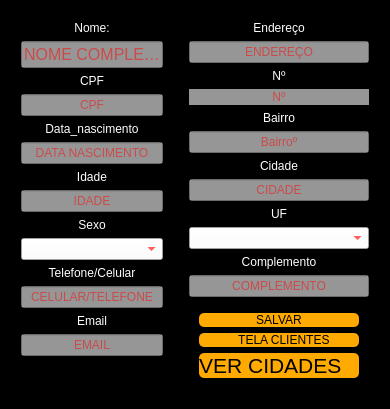
      <widget class="QWidget" name="cadastrocliente">
       <property name="styleSheet">
        <string notr="true">background-color: rgb(0, 0, 0);</string>
       </property>
       <layout class="QHBoxLayout" name="horizontalLayout_4">
        <item>
         <widget class="QFrame" name="frame_8">
          <property name="frameShape">
           <enum>QFrame::StyledPanel</enum>
          </property>
          <property name="frameShadow">
           <enum>QFrame::Raised</enum>
          </property>
          <layout class="QVBoxLayout" name="verticalLayout_5">
           <item>
            <widget class="QLabel" name="nome">
             <property name="styleSheet">
              <string notr="true">background-color: rgb(255, 255, 255,0);
color: rgb(255, 255, 255);
font: 75 10pt &quot;MS Shell Dlg 2&quot;;</string>
             </property>
             <property name="text">
              <string>Nome:</string>
             </property>
             <property name="textFormat">
              <enum>Qt::PlainText</enum>
             </property>
             <property name="alignment">
              <set>Qt::AlignHCenter|Qt::AlignTop</set>
             </property>
            </widget>
           </item>
           <item>
            <widget class="QLineEdit" name="_1lineEdit_nome">
             <property name="font">
              <font>
               <family>MS Shell Dlg 2</family>
               <pointsize>12</pointsize>
               <weight>50</weight>
               <italic>false</italic>
               <bold>false</bold>
              </font>
             </property>
             <property name="styleSheet">
              <string notr="true">background-color: rgb(255, 255, 255,150);
color: rgb(255, 0, 0);</string>
             </property>
             <property name="text">
              <string/>
             </property>
             <property name="alignment">
              <set>Qt::AlignCenter</set>
             </property>
             <property name="placeholderText">
              <string>NOME COMPLETO</string>
             </property>
            </widget>
           </item>
           <item>
            <widget class="QLabel" name="cpf">
             <property name="styleSheet">
              <string notr="true">background-color: rgb(255, 255, 255,0);
color: rgb(255, 255, 255);
font: 75 10pt &quot;MS Shell Dlg 2&quot;;</string>
             </property>
             <property name="text">
              <string>CPF</string>
             </property>
             <property name="textFormat">
              <enum>Qt::PlainText</enum>
             </property>
             <property name="alignment">
              <set>Qt::AlignHCenter|Qt::AlignTop</set>
             </property>
            </widget>
           </item>
           <item>
            <widget class="QLineEdit" name="_2lineEdit_cpf">
             <property name="styleSheet">
              <string notr="true">background-color: rgb(255, 255, 255,150);
color: rgb(255, 0, 0);
font: 75 10pt &quot;MS Shell Dlg 2&quot;;</string>
             </property>
             <property name="inputMethodHints">
              <set>Qt::ImhNone</set>
             </property>
             <property name="inputMask">
              <string notr="true"/>
             </property>
             <property name="text">
              <string/>
             </property>
             <property name="maxLength">
              <number>11</number>
             </property>
             <property name="frame">
              <bool>true</bool>
             </property>
             <property name="alignment">
              <set>Qt::AlignCenter</set>
             </property>
             <property name="placeholderText">
              <string>CPF</string>
             </property>
            </widget>
           </item>
           <item>
            <widget class="QLabel" name="data_nascimento">
             <property name="styleSheet">
              <string notr="true">background-color: rgb(255, 255, 255,0);
color: rgb(255, 255, 255);
font: 75 10pt &quot;MS Shell Dlg 2&quot;;</string>
             </property>
             <property name="text">
              <string>Data_nascimento</string>
             </property>
             <property name="textFormat">
              <enum>Qt::PlainText</enum>
             </property>
             <property name="alignment">
              <set>Qt::AlignHCenter|Qt::AlignTop</set>
             </property>
            </widget>
           </item>
           <item>
            <widget class="QLineEdit" name="_7lineEdit_data_nascimento">
             <property name="styleSheet">
              <string notr="true">background-color: rgb(255, 255, 255,150);
color: rgb(255, 0, 0);
font: 75 10pt &quot;MS Shell Dlg 2&quot;;background-color: rgb(255, 255, 255,150);</string>
             </property>
             <property name="text">
              <string/>
             </property>
             <property name="maxLength">
              <number>12</number>
             </property>
             <property name="alignment">
              <set>Qt::AlignCenter</set>
             </property>
             <property name="placeholderText">
              <string>DATA NASCIMENTO</string>
             </property>
            </widget>
           </item>
           <item>
            <widget class="QLabel" name="idade">
             <property name="styleSheet">
              <string notr="true">background-color: rgb(255, 255, 255,0);
color: rgb(255, 255, 255);
font: 75 10pt &quot;MS Shell Dlg 2&quot;;</string>
             </property>
             <property name="text">
              <string>Idade</string>
             </property>
             <property name="textFormat">
              <enum>Qt::PlainText</enum>
             </property>
             <property name="alignment">
              <set>Qt::AlignHCenter|Qt::AlignTop</set>
             </property>
            </widget>
           </item>
           <item>
            <widget class="QLineEdit" name="_3lineEdit_idade">
             <property name="styleSheet">
              <string notr="true">background-color: rgb(255, 255, 255,150);
color: rgb(255, 0, 0);
font: 75 10pt &quot;MS Shell Dlg 2&quot;;</string>
             </property>
             <property name="text">
              <string/>
             </property>
             <property name="maxLength">
              <number>2</number>
             </property>
             <property name="alignment">
              <set>Qt::AlignCenter</set>
             </property>
             <property name="placeholderText">
              <string>IDADE</string>
             </property>
            </widget>
           </item>
           <item>
            <widget class="QLabel" name="label_sexo">
             <property name="styleSheet">
              <string notr="true">background-color: rgb(255, 255, 255,0);
color: rgb(255, 255, 255);
font: 75 10pt &quot;MS Shell Dlg 2&quot;;</string>
             </property>
             <property name="text">
              <string>Sexo</string>
             </property>
             <property name="textFormat">
              <enum>Qt::RichText</enum>
             </property>
             <property name="alignment">
              <set>Qt::AlignCenter</set>
             </property>
            </widget>
           </item>
           <item>
            <widget class="QComboBox" name="comboBox_sexo">
             <property name="styleSheet">
              <string notr="true">background-color: rgb(255, 255, 255,150);
color: rgb(255, 0, 0);
font: 75 10pt &quot;MS Shell Dlg 2&quot;;</string>
             </property>
             <item>
              <property name="text">
               <string/>
              </property>
             </item>
             <item>
              <property name="text">
               <string>Masculino</string>
              </property>
             </item>
             <item>
              <property name="text">
               <string>Feminino</string>
              </property>
             </item>
             <item>
              <property name="text">
               <string>Binario</string>
              </property>
             </item>
             <item>
              <property name="text">
               <string/>
              </property>
             </item>
            </widget>
           </item>
           <item>
            <widget class="QLabel" name="celular_label">
             <property name="styleSheet">
              <string notr="true">background-color: rgb(255, 255, 255,0);
color: rgb(255, 255, 255);
font: 75 10pt &quot;MS Shell Dlg 2&quot;;</string>
             </property>
             <property name="text">
              <string>Telefone/Celular</string>
             </property>
             <property name="textFormat">
              <enum>Qt::PlainText</enum>
             </property>
             <property name="alignment">
              <set>Qt::AlignHCenter|Qt::AlignTop</set>
             </property>
            </widget>
           </item>
           <item>
            <widget class="QLineEdit" name="_8lineEdit_celular_tel">
             <property name="styleSheet">
              <string notr="true">background-color: rgb(255, 255, 255,150);
color: rgb(255, 0, 0);
font: 75 10pt &quot;MS Shell Dlg 2&quot;;</string>
             </property>
             <property name="inputMethodHints">
              <set>Qt::ImhPreferNumbers</set>
             </property>
             <property name="text">
              <string/>
             </property>
             <property name="maxLength">
              <number>26</number>
             </property>
             <property name="frame">
              <bool>true</bool>
             </property>
             <property name="alignment">
              <set>Qt::AlignCenter</set>
             </property>
             <property name="placeholderText">
              <string>CELULAR/TELEFONE</string>
             </property>
             <property name="clearButtonEnabled">
              <bool>true</bool>
             </property>
            </widget>
           </item>
           <item>
            <widget class="QLabel" name="email_label">
             <property name="styleSheet">
              <string notr="true">background-color: rgb(255, 255, 255,0);
color: rgb(255, 255, 255);
font: 75 10pt &quot;MS Shell Dlg 2&quot;;</string>
             </property>
             <property name="text">
              <string>Email</string>
             </property>
             <property name="textFormat">
              <enum>Qt::PlainText</enum>
             </property>
             <property name="alignment">
              <set>Qt::AlignHCenter|Qt::AlignTop</set>
             </property>
            </widget>
           </item>
           <item>
            <widget class="QLineEdit" name="_9lineEdit_email">
             <property name="styleSheet">
              <string notr="true">background-color: rgb(255, 255, 255,150);
background-color: rgb(255, 255, 255,150);
color: rgb(255, 0, 0);
font: 75 10pt &quot;MS Shell Dlg 2&quot;;</string>
             </property>
             <property name="text">
              <string/>
             </property>
             <property name="alignment">
              <set>Qt::AlignCenter</set>
             </property>
             <property name="placeholderText">
              <string>EMAIL</string>
             </property>
            </widget>
           </item>
           <item>
            <widget class="QFrame" name="frame_17">
             <property name="frameShape">
              <enum>QFrame::StyledPanel</enum>
             </property>
             <property name="frameShadow">
              <enum>QFrame::Raised</enum>
             </property>
            </widget>
           </item>
           <item>
            <widget class="QFrame" name="frame_16">
             <property name="frameShape">
              <enum>QFrame::StyledPanel</enum>
             </property>
             <property name="frameShadow">
              <enum>QFrame::Raised</enum>
             </property>
            </widget>
           </item>
           <item>
            <widget class="QFrame" name="frame_15">
             <property name="frameShape">
              <enum>QFrame::StyledPanel</enum>
             </property>
             <property name="frameShadow">
              <enum>QFrame::Raised</enum>
             </property>
            </widget>
           </item>
           <item>
            <widget class="QFrame" name="frame_12">
             <property name="frameShape">
              <enum>QFrame::StyledPanel</enum>
             </property>
             <property name="frameShadow">
              <enum>QFrame::Raised</enum>
             </property>
            </widget>
           </item>
          </layout>
         </widget>
        </item>
        <item>
         <widget class="QFrame" name="frame_endereco">
          <property name="frameShape">
           <enum>QFrame::StyledPanel</enum>
          </property>
          <property name="frameShadow">
           <enum>QFrame::Raised</enum>
          </property>
          <layout class="QVBoxLayout" name="verticalLayout_9">
           <item>
            <widget class="QLabel" name="Endereco">
             <property name="styleSheet">
              <string notr="true">background-color: rgb(255, 255, 255,0);
color: rgb(255, 255, 255);
font: 75 10pt &quot;MS Shell Dlg 2&quot;;</string>
             </property>
             <property name="text">
              <string>Endereço</string>
             </property>
             <property name="textFormat">
              <enum>Qt::PlainText</enum>
             </property>
             <property name="alignment">
              <set>Qt::AlignHCenter|Qt::AlignTop</set>
             </property>
            </widget>
           </item>
           <item>
            <widget class="QLineEdit" name="_4lineEdit_endereco">
             <property name="styleSheet">
              <string notr="true">background-color: rgb(255, 255, 255,150);
color: rgb(255, 0, 0);
font: 75 10pt &quot;MS Shell Dlg 2&quot;;</string>
             </property>
             <property name="text">
              <string/>
             </property>
             <property name="alignment">
              <set>Qt::AlignCenter</set>
             </property>
             <property name="placeholderText">
              <string>ENDEREÇO</string>
             </property>
            </widget>
           </item>
           <item>
            <widget class="QLabel" name="label_numero_casa">
             <property name="styleSheet">
              <string notr="true">background-color: rgb(255, 255, 255,0);
color: rgb(255, 255, 255);
font: 75 10pt &quot;MS Shell Dlg 2&quot;;</string>
             </property>
             <property name="text">
              <string>Nº</string>
             </property>
             <property name="textFormat">
              <enum>Qt::PlainText</enum>
             </property>
             <property name="alignment">
              <set>Qt::AlignHCenter|Qt::AlignTop</set>
             </property>
            </widget>
           </item>
           <item>
            <widget class="QLineEdit" name="_5lineEdit_numero">
             <property name="enabled">
              <bool>true</bool>
             </property>
             <property name="sizePolicy">
              <sizepolicy hsizetype="Preferred" vsizetype="Fixed">
               <horstretch>0</horstretch>
               <verstretch>0</verstretch>
              </sizepolicy>
             </property>
             <property name="toolTipDuration">
              <number>1</number>
             </property>
             <property name="accessibleName">
              <string notr="true"/>
             </property>
             <property name="styleSheet">
              <string notr="true">background-color: rgb(255, 255, 255,150);
color: rgb(255, 0, 0);
font: 75 10pt &quot;MS Shell Dlg 2&quot;;</string>
             </property>
             <property name="inputMethodHints">
              <set>Qt::ImhPreferNumbers</set>
             </property>
             <property name="inputMask">
              <string notr="true"/>
             </property>
             <property name="text">
              <string/>
             </property>
             <property name="maxLength">
              <number>6</number>
             </property>
             <property name="frame">
              <bool>false</bool>
             </property>
             <property name="alignment">
              <set>Qt::AlignCenter</set>
             </property>
             <property name="placeholderText">
              <string>Nº</string>
             </property>
            </widget>
           </item>
           <item>
            <widget class="QLabel" name="bairro_label">
             <property name="styleSheet">
              <string notr="true">background-color: rgb(255, 255, 255,0);
color: rgb(255, 255, 255);
font: 75 10pt &quot;MS Shell Dlg 2&quot;;</string>
             </property>
             <property name="text">
              <string>Bairro</string>
             </property>
             <property name="textFormat">
              <enum>Qt::PlainText</enum>
             </property>
             <property name="alignment">
              <set>Qt::AlignHCenter|Qt::AlignTop</set>
             </property>
            </widget>
           </item>
           <item>
            <widget class="QLineEdit" name="_lineEdit_bairro">
             <property name="styleSheet">
              <string notr="true">background-color: rgb(255, 255, 255,150);
color: rgb(255, 0, 0);
font: 75 10pt &quot;MS Shell Dlg 2&quot;;</string>
             </property>
             <property name="text">
              <string/>
             </property>
             <property name="alignment">
              <set>Qt::AlignCenter</set>
             </property>
             <property name="placeholderText">
              <string>Bairroº</string>
             </property>
            </widget>
           </item>
           <item>
            <widget class="QLabel" name="cidade_label">
             <property name="styleSheet">
              <string notr="true">background-color: rgb(255, 255, 255,0);
color: rgb(255, 255, 255);
font: 75 10pt &quot;MS Shell Dlg 2&quot;;</string>
             </property>
             <property name="text">
              <string>Cidade</string>
             </property>
             <property name="textFormat">
              <enum>Qt::PlainText</enum>
             </property>
             <property name="alignment">
              <set>Qt::AlignHCenter|Qt::AlignTop</set>
             </property>
            </widget>
           </item>
           <item>
            <widget class="QLineEdit" name="_6lineEdit_cidade">
             <property name="styleSheet">
              <string notr="true">background-color: rgb(255, 255, 255,150);
color: rgb(255, 0, 0);
font: 75 10pt &quot;MS Shell Dlg 2&quot;;</string>
             </property>
             <property name="text">
              <string/>
             </property>
             <property name="alignment">
              <set>Qt::AlignCenter</set>
             </property>
             <property name="placeholderText">
              <string>CIDADE</string>
             </property>
            </widget>
           </item>
           <item>
            <widget class="QLabel" name="label_sexo_2">
             <property name="styleSheet">
              <string notr="true">background-color: rgb(255, 255, 255,0);
color: rgb(255, 255, 255);
font: 75 10pt &quot;MS Shell Dlg 2&quot;;</string>
             </property>
             <property name="text">
              <string>UF</string>
             </property>
             <property name="textFormat">
              <enum>Qt::RichText</enum>
             </property>
             <property name="alignment">
              <set>Qt::AlignCenter</set>
             </property>
            </widget>
           </item>
           <item>
            <widget class="QComboBox" name="comboBox_estados">
             <property name="styleSheet">
              <string notr="true">background-color: rgb(255, 255, 255,150);
color: rgb(255, 0, 0);
font: 75 10pt &quot;MS Shell Dlg 2&quot;;</string>
             </property>
             <item>
              <property name="text">
               <string/>
              </property>
             </item>
            </widget>
           </item>
           <item>
            <widget class="QLabel" name="complemento_label">
             <property name="styleSheet">
              <string notr="true">background-color: rgb(255, 255, 255,0);
color: rgb(255, 255, 255);
font: 75 10pt &quot;MS Shell Dlg 2&quot;;</string>
             </property>
             <property name="text">
              <string>Complemento</string>
             </property>
             <property name="textFormat">
              <enum>Qt::PlainText</enum>
             </property>
             <property name="alignment">
              <set>Qt::AlignHCenter|Qt::AlignTop</set>
             </property>
            </widget>
           </item>
           <item>
            <widget class="QLineEdit" name="lineEdit_complemento">
             <property name="styleSheet">
              <string notr="true">background-color: rgb(255, 255, 255,150);
color: rgb(255, 0, 0);
font: 75 10pt &quot;MS Shell Dlg 2&quot;;</string>
             </property>
             <property name="text">
              <string/>
             </property>
             <property name="alignment">
              <set>Qt::AlignCenter</set>
             </property>
             <property name="placeholderText">
              <string>COMPLEMENTO</string>
             </property>
            </widget>
           </item>
           <item>
            <widget class="QFrame" name="frame_7">
             <property name="frameShape">
              <enum>QFrame::StyledPanel</enum>
             </property>
             <property name="frameShadow">
              <enum>QFrame::Raised</enum>
             </property>
             <layout class="QVBoxLayout" name="verticalLayout_13">
              <item>
               <widget class="QPushButton" name="Button_salva_2">
                <property name="styleSheet">
                 <string notr="true">color: rgb(0, 0, 0);
background-color: rgb(255, 170, 0);
font: 16pt &quot;MS Shell Dlg 2&quot;;
border-style:outset;
border-radius:5px;
border-width:0px;
</string>
                </property>
                <property name="text">
                 <string>SALVAR</string>
                </property>
               </widget>
              </item>
              <item>
               <widget class="QPushButton" name="bt_ver_clientes_2">
                <property name="toolTip">
                 <string>TELA</string>
                </property>
                <property name="layoutDirection">
                 <enum>Qt::RightToLeft</enum>
                </property>
                <property name="styleSheet">
                 <string notr="true">color: rgb(0, 0, 0);
background-color: rgb(255, 170, 0);
font: 16pt &quot;MS Shell Dlg 2&quot;;
border-style:outset;
border-radius:5px;
border-width:0px;
</string>
                </property>
                <property name="text">
                 <string>       TELA CLIENTES    </string>
                </property>
                <property name="iconSize">
                 <size>
                  <width>19</width>
                  <height>21</height>
                 </size>
                </property>
                <property name="checkable">
                 <bool>false</bool>
                </property>
               </widget>
              </item>
              <item>
               <widget class="QPushButton" name="Button_abrir_2">
                <property name="font">
                 <font>
                  <family>MS Shell Dlg 2</family>
                  <pointsize>16</pointsize>
                  <weight>50</weight>
                  <italic>false</italic>
                  <bold>false</bold>
                 </font>
                </property>
                <property name="toolTip">
                 <string>VER  CIDADE</string>
                </property>
                <property name="layoutDirection">
                 <enum>Qt::RightToLeft</enum>
                </property>
                <property name="styleSheet">
                 <string notr="true">color: rgb(0, 0, 0);
font: 16pt &quot;MS Shell Dlg 2&quot;;
background-color: rgb(255, 170, 0);
border-style:outset;
border-radius:5px;
border-width:0px;
</string>
                </property>
                <property name="text">
                 <string>VER CIDADES   </string>
                </property>
               </widget>
              </item>
             </layout>
            </widget>
           </item>
          </layout>
         </widget>
        </item>
       </layout>
      </widget>
